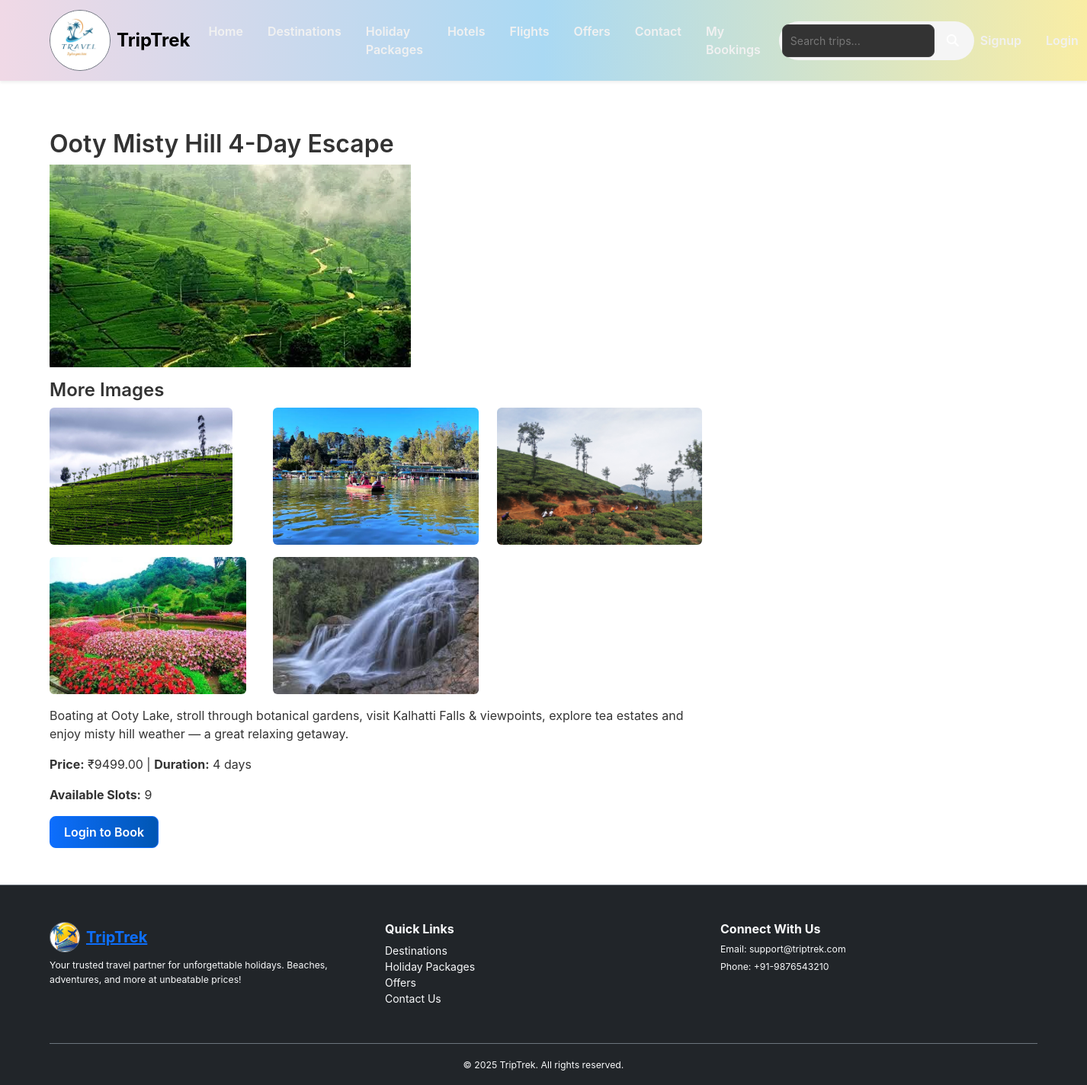
The app's page /package/ooty-misty-hill-4-day-escape/ with its own data.
### booking/models.py (models this page shows, shortened)
class Package(models.Model):
    destination = models.ForeignKey(Destination, on_delete=models.CASCADE, related_name="packages")
    title = models.CharField(max_length=200)
    slug = models.SlugField(unique=True)
    short_description = models.CharField(max_length=255)
    description = models.TextField()
    price = models.DecimalField(max_digits=10, decimal_places=2)
    duration_days = models.IntegerField(default=1)
    total_slots = models.IntegerField(default=20)
    available_slots = models.IntegerField(default=20)
    start_date = models.DateField()
    end_date = models.DateField()
    cover_image = models.ImageField(upload_to="packages/", blank=True, null=True)
    created_at = models.DateTimeField(auto_now_add=True)

class PackageImage(models.Model):
    package = models.ForeignKey(Package, on_delete=models.CASCADE, related_name="images")
    image = models.ImageField(upload_to="packages/gallery/")

### booking/views.py (the view)
# urls.py: path("package/<slug:slug>/", views.package_detail, name="package_detail"),
def package_detail(request, slug):
    package = get_object_or_404(Package, slug=slug)
    return render(request, "booking/package_detail.html", {"package": package})

### booking/templates/booking/package_detail.html
{% extends "booking/base.html" %}
{% block content %}
  <div class="row">
    <div class="col-md-8">
      <h2>{{ package.title }}</h2>
      {% if package.cover_image %}
        <img src="{{ package.cover_image.url }}" class="img-fluid mb-3">
      {% endif %}
      {% if package.images.all %}
        <h4>More Images</h4>
        <div class="row">
          {% for img in package.images.all %}
            <div class="col-md-4 mb-3">
              <img src="{{ img.image.url }}" class="img-fluid rounded" style="height:180px;object-fit:cover;">
            </div>
          {% endfor %}
        </div>
      {% endif %}
      <p>{{ package.description }}</p>
      <p><strong>Price:</strong> ₹{{ package.price }} |
         <strong>Duration:</strong> {{ package.duration_days }} days
      </p>
      <p><strong>Available Slots:</strong> {{ package.available_slots }}</p>
      {% if user.is_authenticated %}
        <a href="{% url 'book_package' package.id %}" class="btn btn-success">Book Now</a>
      {% else %}
        <a href="{% url 'login' %}?next={% url 'book_package' package.id %}" class="btn btn-primary">Login to Book</a>
      {% endif %}
    </div>
  </div>
{% endblock %}

### booking/static/css/style.css (style rules this page uses)
body { font-family: 'Inter', Arial, sans-serif; color: #333; }
h1, h2, h3, h4 { font-weight: 600; }
.btn-primary { background: linear-gradient(90deg, #0d6efd, #0056b3); color: #fff; border-radius: 8px; font-weight: 600; padding: 8px 18px; transition: all 0.3s ease; }

### records on screen
Package: title "Ooty Misty Hill 4-Day Escape", cover_image (picture), description "Boating at Ooty Lake, stroll through botanical gardens, visit Kalhatti Falls & viewpoints, explore tea estates and enjoy misty hill weather — a great relaxing getaway.", price "9499.00", duration_days "4", available_slots "9"
PackageImage: image (picture)
PackageImage: image (picture)
PackageImage: image (picture)
PackageImage: image (picture)
PackageImage: image (picture)
